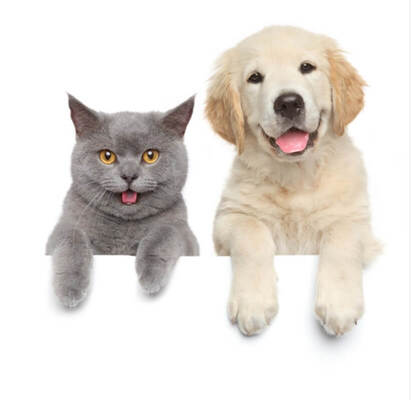
#> input picture img/dog_cat.jpg, 411 x 400 px, found by its file name
$ python openGenelTekrar.py
#> lines starting #> are read from the running program, lines starting #| are printed output that depends on the picture; after the words box and inside, x2 and y2 are one past the last pixel; in counts of white or black regions, pixels touching at a corner belong together
import cv2 as cv
import matplotlib.pyplot as plt
import numpy as np

cat_dog=cv.imread("img/dog_cat.jpg")
#> cat_dog is the input picture: shape (400, 411, 3); mean B, G, R 218, 223.3, 228.5
cat_dog=cv.cvtColor(cat_dog,cv.COLOR_RGB2BGR)

plt.figure(),plt.imshow(cat_dog),plt.title("dog and cat {}".format(str(cat_dog.shape)))

# Yeniden boyutlandıralım
new_width = int(cat_dog.shape[1] * 0.8)
#> new_width = 328
new_height = int(cat_dog.shape[0] * 0.8)
#> new_height = 320
cat_dog=cv.resize(cat_dog,(new_width,new_height))
#> cat_dog: shape (320, 328, 3)
plt.figure(),plt.imshow(cat_dog),plt.title("dog and cat {}".format(str(cat_dog.shape)))

# Resim üzerinde yazı yazma
cat_dog=cv.putText(cat_dog," Cat and Dog ",(25,50),1,2,(100,100,100),1)
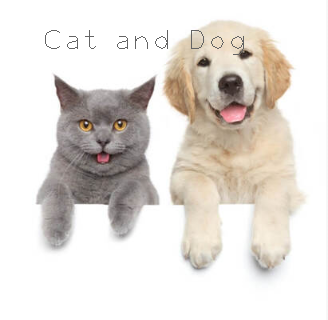
#> cat_dog: shape (320, 328, 3); mean R, G, B 228, 222.7, 217.5
plt.figure(),plt.imshow(cat_dog),plt.title("İsimleri   {}".format(str(cat_dog.shape)))


# Resmi siyah beyaz yapma
cat_dog_gray = cv.cvtColor(cat_dog, cv.COLOR_BGR2GRAY)
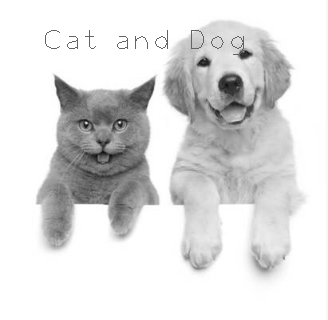
#> cat_dog_gray: shape (320, 328); min 12, max 255, mean 221.8
cv.imshow("zero",cat_dog_gray)


# Fotografımıza threshold "THRESH_BINARY" uygulayalım 50 THRESHHOLD değeri üzerindekileri beyaz yap altındakileri siyah yap
ret,thres=cv.threshold(cat_dog_gray,thresh=100,maxval=255,type=cv.THRESH_BINARY)
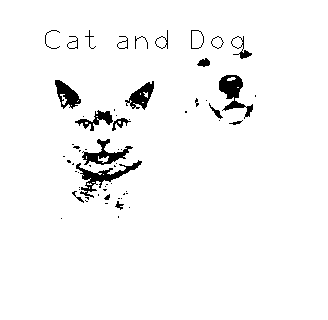
#> thres: shape (320, 328); 96.5% white; 63 black regions (41 under 20 px), largest, box (x1, y1, x2, y2) and area: (76, 160, 142, 198) 613, (219, 75, 253, 119) 588, (82, 139, 133, 165) 478
cv.imshow("thresholdlu fotograf ",thres)

# Orjinal fotografımızı tekrar yazalım
cat_dog=cv.imread("img/dog_cat.jpg")

bulanık=cv.GaussianBlur(cat_dog,(5,5),7)
cv.imshow("Bulanık",bulanık)


# Orjinal resimimize laplacian gradyan  uygulayalım

kutu=np.ones((5,5),np.uint8)

gradyan=cv.morphologyEx(cat_dog,cv.MORPH_GRADIENT,kutu)
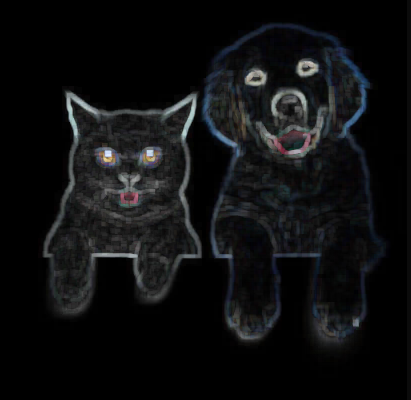
#> gradyan: shape (400, 411, 3); mean B, G, R 16.1, 15.1, 14.4

cv.imshow("Gradiyan fotograf",gradyan)

# Orjinal resimimizin Histogram grafiğini çizelim
cat_dog=cv.imread("img/dog_cat.jpg")

color=("b","g","r")
plt.figure()
for i ,c in enumerate(color):
     hist=cv.calcHist([cat_dog], channels = [i] , mask = None , histSize=[256], ranges=[0, 256])
     plt.plot(hist,color=c)


plt.show()
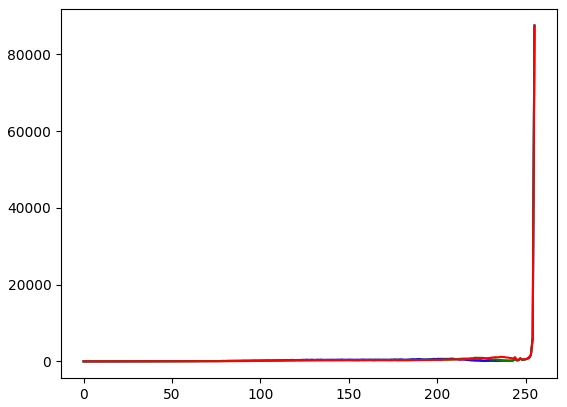
#> figure drawn by matplotlib, 1 panel; curve peaks at x = 255, y = 87533; curve peaks at x = 255, y = 87483; curve peaks at x = 255, y = 87367
